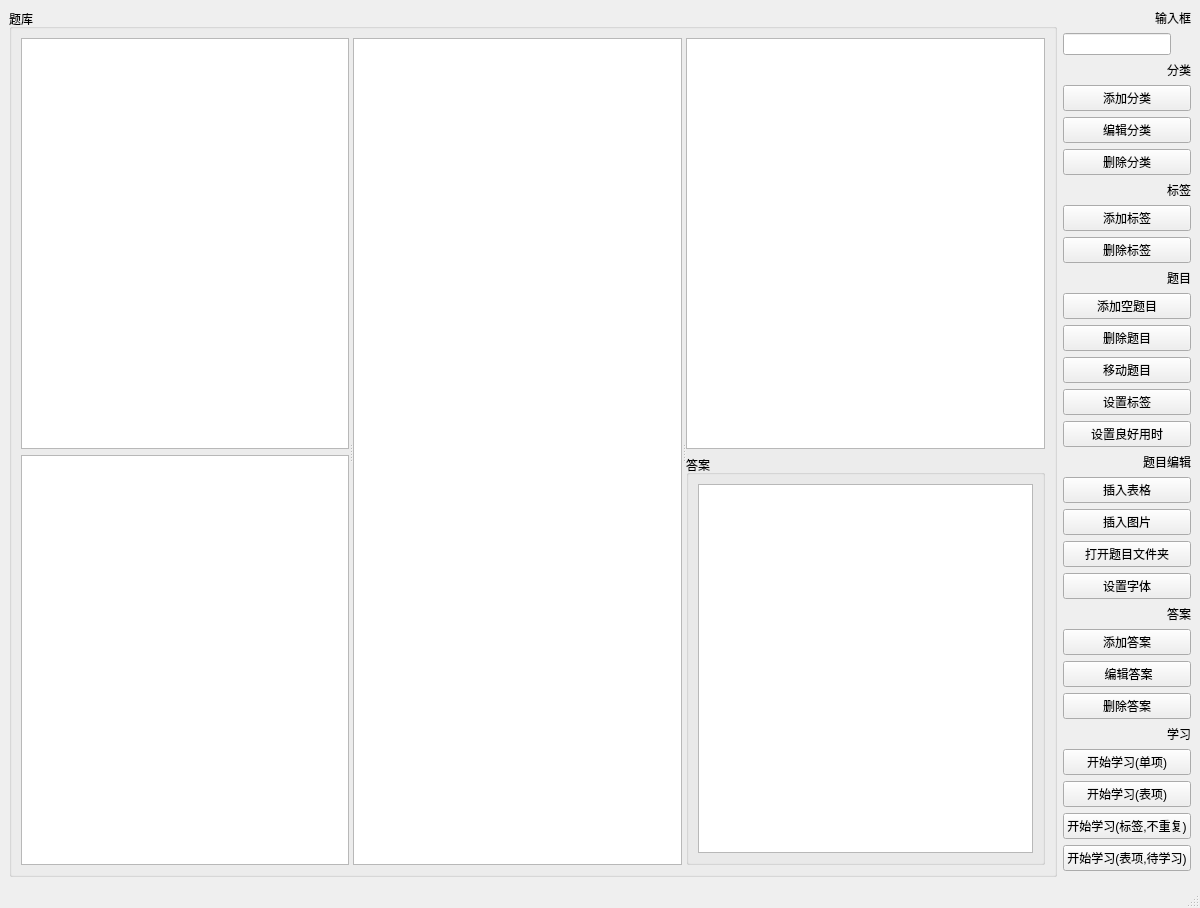
<?xml version="1.0" encoding="UTF-8"?>
<ui version="4.0">
 <class>MainWindow</class>
 <widget class="QMainWindow" name="MainWindow">
  <property name="geometry">
   <rect>
    <x>0</x>
    <y>0</y>
    <width>1200</width>
    <height>900</height>
   </rect>
  </property>
  <property name="windowTitle">
   <string>questions</string>
  </property>
  <widget class="QWidget" name="centralwidget">
   <layout class="QGridLayout" name="gridLayout">
    <item row="0" column="2">
     <layout class="QVBoxLayout" name="verticalLayout">
      <item>
       <widget class="QLabel" name="label_5">
        <property name="text">
         <string>输入框</string>
        </property>
        <property name="alignment">
         <set>Qt::AlignRight|Qt::AlignTrailing|Qt::AlignVCenter</set>
        </property>
       </widget>
      </item>
      <item>
       <widget class="QLineEdit" name="lineEdit">
        <property name="sizePolicy">
         <sizepolicy hsizetype="Fixed" vsizetype="Fixed">
          <horstretch>0</horstretch>
          <verstretch>0</verstretch>
         </sizepolicy>
        </property>
       </widget>
      </item>
      <item>
       <widget class="QLabel" name="label">
        <property name="text">
         <string>分类</string>
        </property>
        <property name="alignment">
         <set>Qt::AlignRight|Qt::AlignTrailing|Qt::AlignVCenter</set>
        </property>
       </widget>
      </item>
      <item>
       <widget class="QPushButton" name="categoryAddButton">
        <property name="text">
         <string>添加分类</string>
        </property>
       </widget>
      </item>
      <item>
       <widget class="QPushButton" name="categoryEditButton">
        <property name="text">
         <string>编辑分类</string>
        </property>
       </widget>
      </item>
      <item>
       <widget class="QPushButton" name="categoryDelButton">
        <property name="text">
         <string>删除分类</string>
        </property>
       </widget>
      </item>
      <item>
       <widget class="QLabel" name="label_7">
        <property name="text">
         <string>标签</string>
        </property>
        <property name="alignment">
         <set>Qt::AlignRight|Qt::AlignTrailing|Qt::AlignVCenter</set>
        </property>
       </widget>
      </item>
      <item>
       <widget class="QPushButton" name="addTagButton">
        <property name="text">
         <string>添加标签</string>
        </property>
       </widget>
      </item>
      <item>
       <widget class="QPushButton" name="delTagButton">
        <property name="text">
         <string>删除标签</string>
        </property>
       </widget>
      </item>
      <item>
       <widget class="QLabel" name="label_2">
        <property name="text">
         <string>题目</string>
        </property>
        <property name="alignment">
         <set>Qt::AlignRight|Qt::AlignTrailing|Qt::AlignVCenter</set>
        </property>
       </widget>
      </item>
      <item>
       <widget class="QPushButton" name="questionAddButton">
        <property name="text">
         <string>添加空题目</string>
        </property>
       </widget>
      </item>
      <item>
       <widget class="QPushButton" name="questionDelButton">
        <property name="text">
         <string>删除题目</string>
        </property>
       </widget>
      </item>
      <item>
       <widget class="QPushButton" name="questionMoveButton">
        <property name="text">
         <string>移动题目</string>
        </property>
       </widget>
      </item>
      <item>
       <widget class="QPushButton" name="questionTagButton">
        <property name="text">
         <string>设置标签</string>
        </property>
       </widget>
      </item>
      <item>
       <widget class="QPushButton" name="setGoodTimeButton">
        <property name="text">
         <string>设置良好用时</string>
        </property>
       </widget>
      </item>
      <item>
       <widget class="QLabel" name="label_6">
        <property name="text">
         <string>题目编辑</string>
        </property>
        <property name="alignment">
         <set>Qt::AlignRight|Qt::AlignTrailing|Qt::AlignVCenter</set>
        </property>
       </widget>
      </item>
      <item>
       <widget class="QPushButton" name="htmlTableAddButton">
        <property name="text">
         <string>插入表格</string>
        </property>
       </widget>
      </item>
      <item>
       <widget class="QPushButton" name="htmlImgAddButton">
        <property name="text">
         <string>插入图片</string>
        </property>
       </widget>
      </item>
      <item>
       <widget class="QPushButton" name="questionDirOpenButton">
        <property name="text">
         <string>打开题目文件夹</string>
        </property>
       </widget>
      </item>
      <item>
       <widget class="QPushButton" name="setFontButton">
        <property name="text">
         <string>设置字体</string>
        </property>
       </widget>
      </item>
      <item>
       <widget class="QLabel" name="label_4">
        <property name="text">
         <string> 答案</string>
        </property>
        <property name="alignment">
         <set>Qt::AlignRight|Qt::AlignTrailing|Qt::AlignVCenter</set>
        </property>
       </widget>
      </item>
      <item>
       <widget class="QPushButton" name="answerAddButton">
        <property name="text">
         <string>添加答案</string>
        </property>
       </widget>
      </item>
      <item>
       <widget class="QPushButton" name="answerEditButton">
        <property name="text">
         <string> 编辑答案</string>
        </property>
       </widget>
      </item>
      <item>
       <widget class="QPushButton" name="answerDelButton">
        <property name="text">
         <string>删除答案</string>
        </property>
       </widget>
      </item>
      <item>
       <spacer name="verticalSpacer">
        <property name="orientation">
         <enum>Qt::Vertical</enum>
        </property>
        <property name="sizeHint" stdset="0">
         <size>
          <width>20</width>
          <height>40</height>
         </size>
        </property>
       </spacer>
      </item>
      <item>
       <widget class="QLabel" name="label_3">
        <property name="text">
         <string>学习</string>
        </property>
        <property name="alignment">
         <set>Qt::AlignRight|Qt::AlignTrailing|Qt::AlignVCenter</set>
        </property>
       </widget>
      </item>
      <item>
       <widget class="QPushButton" name="itemLearnButton">
        <property name="text">
         <string>开始学习(单项)</string>
        </property>
       </widget>
      </item>
      <item>
       <widget class="QPushButton" name="categoryLearnButton">
        <property name="text">
         <string>开始学习(表项)</string>
        </property>
       </widget>
      </item>
      <item>
       <widget class="QPushButton" name="speedLearnButton">
        <property name="text">
         <string>开始学习(标签,不重复)</string>
        </property>
       </widget>
      </item>
      <item>
       <widget class="QPushButton" name="categoryToLearnButton">
        <property name="text">
         <string>开始学习(表项,待学习)</string>
        </property>
       </widget>
      </item>
     </layout>
    </item>
    <item row="0" column="1" rowspan="2">
     <widget class="QGroupBox" name="groupBox">
      <property name="title">
       <string>题库</string>
      </property>
      <layout class="QVBoxLayout" name="verticalLayout_6">
       <item>
        <widget class="QSplitter" name="splitter">
         <property name="orientation">
          <enum>Qt::Horizontal</enum>
         </property>
         <widget class="QWidget" name="verticalLayoutWidget">
          <layout class="QVBoxLayout" name="verticalLayout_5">
           <item>
            <widget class="QTreeView" name="categoryTreeView">
             <property name="sizePolicy">
              <sizepolicy hsizetype="Preferred" vsizetype="Expanding">
               <horstretch>0</horstretch>
               <verstretch>0</verstretch>
              </sizepolicy>
             </property>
             <property name="editTriggers">
              <set>QAbstractItemView::NoEditTriggers</set>
             </property>
            </widget>
           </item>
           <item>
            <widget class="QTableView" name="tagTableView"/>
           </item>
          </layout>
         </widget>
         <widget class="QTableView" name="questionTableView">
          <property name="sizePolicy">
           <sizepolicy hsizetype="Preferred" vsizetype="Expanding">
            <horstretch>0</horstretch>
            <verstretch>0</verstretch>
           </sizepolicy>
          </property>
         </widget>
         <widget class="QWidget" name="layoutWidget">
          <layout class="QVBoxLayout" name="verticalLayout_2">
           <item>
            <widget class="QTextEdit" name="questionTextEdit">
             <property name="font">
              <font>
               <family>Microsoft YaHei</family>
               <pointsize>12</pointsize>
              </font>
             </property>
            </widget>
           </item>
           <item>
            <widget class="QGroupBox" name="groupBox_2">
             <property name="sizePolicy">
              <sizepolicy hsizetype="Expanding" vsizetype="Expanding">
               <horstretch>0</horstretch>
               <verstretch>0</verstretch>
              </sizepolicy>
             </property>
             <property name="title">
              <string>答案</string>
             </property>
             <layout class="QVBoxLayout" name="verticalLayout_3">
              <item>
               <widget class="QListWidget" name="answerListWidget"/>
              </item>
             </layout>
            </widget>
           </item>
          </layout>
         </widget>
        </widget>
       </item>
      </layout>
     </widget>
    </item>
   </layout>
  </widget>
  <widget class="QMenuBar" name="menubar">
   <property name="geometry">
    <rect>
     <x>0</x>
     <y>0</y>
     <width>1200</width>
     <height>21</height>
    </rect>
   </property>
  </widget>
  <widget class="QStatusBar" name="statusbar"/>
 </widget>
 <resources/>
 <connections/>
</ui>
